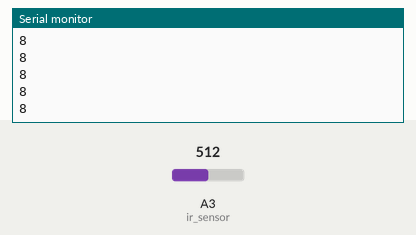
Simulated run of this sketch. Board: Arduino Uno, built with avr-gcc and run on an emulated ATmega328P. Shown: the last lines printed to the serial monitor. The inputs (shaded band) are chosen by the test bench; at power-on: A3 (ir_sensor) = 512.

Above: at 1.2 s.
1.3 s: A3 (ir_sensor) set to 716
At 2.0 s:
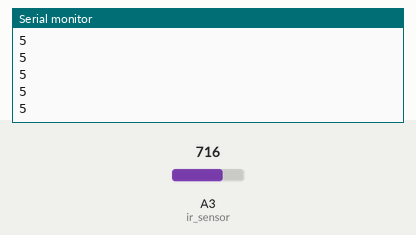
2.8 s: A3 (ir_sensor) set to 900
At 3.3 s:
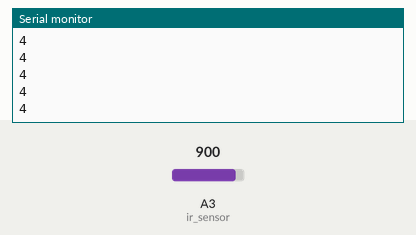
Timing chart, 0 to 5.8 s (numbered marks = the images above; inputs shaded):
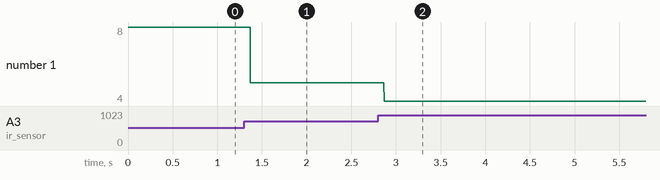

Measured:
- after the input at 1.3 s, the serial monitor: prints a new line after 0.07 s (image 1)
- after the input at 2.8 s, the serial monitor: prints a new line after 0.07 s (image 2)
- plotted number 1: 8 → 5 after the input at 1.3 s, 5 → 4 after the input at 2.8 s

The sketch:

IR.ino
```cpp
int ir_sensor = A3;

void setup() {
  //initialize serial communications at 9600 bps
  Serial.begin(9600);
}

void loop() {
  int distance = average_value(100); //loop 100 times and get its average
  Serial.println(distance); //print the sensor value
//  delay(500); //delay 500ms (0.5 second)
}
int average_value(int average_count) {
  int sum = 0;
//  for (int i = 0; i < average_coxnt; i++) {
    int sensor_value = analogRead(ir_sensor);  //read the sensor value
    int distance_cm = pow(3027.4 / sensor_value, 1.2134); //convert readings to distance(cm)
    return distance_cm;
//    sum = sum + distance_cm;
//  }
//  return (sum / average_count);
}
```
